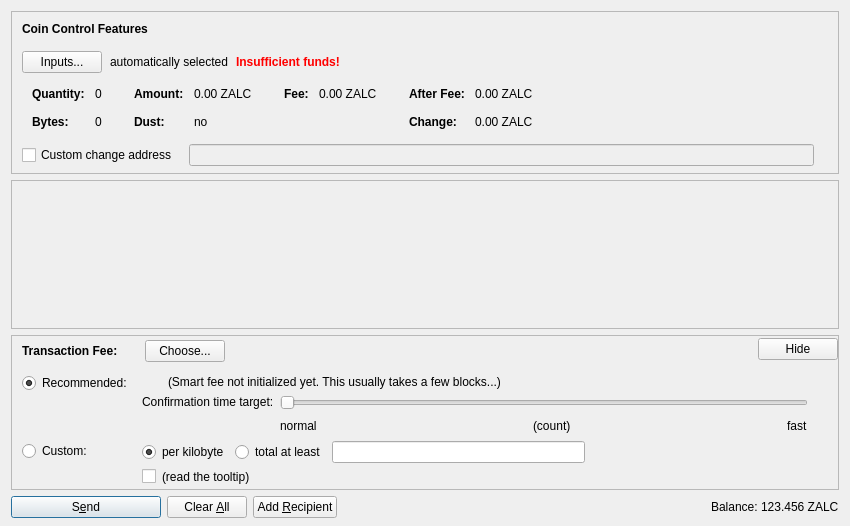
<?xml version="1.0" encoding="UTF-8"?>
<ui version="4.0">
 <class>SendCoinsDialog</class>
 <widget class="QDialog" name="SendCoinsDialog">
  <property name="geometry">
   <rect>
    <x>0</x>
    <y>0</y>
    <width>850</width>
    <height>526</height>
   </rect>
  </property>
  <property name="windowTitle">
   <string>Send Coins</string>
  </property>
  <layout class="QVBoxLayout" name="verticalLayout" stretch="0,1,0,0">
   <property name="bottomMargin">
    <number>8</number>
   </property>
   <item>
    <widget class="QFrame" name="frameCoinControl">
     <property name="sizePolicy">
      <sizepolicy hsizetype="Expanding" vsizetype="Expanding">
       <horstretch>0</horstretch>
       <verstretch>0</verstretch>
      </sizepolicy>
     </property>
     <property name="maximumSize">
      <size>
       <width>16777215</width>
       <height>16777215</height>
      </size>
     </property>
     <property name="frameShape">
      <enum>QFrame::StyledPanel</enum>
     </property>
     <property name="frameShadow">
      <enum>QFrame::Sunken</enum>
     </property>
     <layout class="QVBoxLayout" name="verticalLayoutCoinControl2">
      <property name="spacing">
       <number>0</number>
      </property>
      <property name="leftMargin">
       <number>0</number>
      </property>
      <property name="topMargin">
       <number>0</number>
      </property>
      <property name="rightMargin">
       <number>0</number>
      </property>
      <property name="bottomMargin">
       <number>6</number>
      </property>
      <item>
       <layout class="QVBoxLayout" name="verticalLayoutCoinControl" stretch="0,0,0,0,1">
        <property name="spacing">
         <number>0</number>
        </property>
        <property name="leftMargin">
         <number>10</number>
        </property>
        <property name="topMargin">
         <number>10</number>
        </property>
        <item>
         <layout class="QHBoxLayout" name="horizontalLayoutCoinControl1">
          <property name="bottomMargin">
           <number>15</number>
          </property>
          <item>
           <widget class="QLabel" name="labelCoinControlFeatures">
            <property name="sizePolicy">
             <sizepolicy hsizetype="Preferred" vsizetype="Maximum">
              <horstretch>0</horstretch>
              <verstretch>0</verstretch>
             </sizepolicy>
            </property>
            <property name="font">
             <font>
              <weight>75</weight>
              <bold>true</bold>
             </font>
            </property>
            <property name="styleSheet">
             <string notr="true">font-weight:bold;</string>
            </property>
            <property name="text">
             <string>Coin Control Features</string>
            </property>
           </widget>
          </item>
         </layout>
        </item>
        <item>
         <layout class="QHBoxLayout" name="horizontalLayoutCoinControl2" stretch="0,0,0,0">
          <property name="spacing">
           <number>8</number>
          </property>
          <property name="bottomMargin">
           <number>10</number>
          </property>
          <item>
           <widget class="QPushButton" name="pushButtonCoinControl">
            <property name="styleSheet">
             <string notr="true"/>
            </property>
            <property name="text">
             <string>Inputs...</string>
            </property>
            <property name="autoDefault">
             <bool>false</bool>
            </property>
           </widget>
          </item>
          <item>
           <widget class="QLabel" name="labelCoinControlAutomaticallySelected">
            <property name="text">
             <string>automatically selected</string>
            </property>
            <property name="margin">
             <number>5</number>
            </property>
           </widget>
          </item>
          <item>
           <widget class="QLabel" name="labelCoinControlInsuffFunds">
            <property name="font">
             <font>
              <weight>75</weight>
              <bold>true</bold>
             </font>
            </property>
            <property name="styleSheet">
             <string notr="true">color:red;font-weight:bold;</string>
            </property>
            <property name="text">
             <string>Insufficient funds!</string>
            </property>
            <property name="margin">
             <number>5</number>
            </property>
           </widget>
          </item>
          <item>
           <spacer name="horizontalSpacerCoinControl">
            <property name="orientation">
             <enum>Qt::Horizontal</enum>
            </property>
            <property name="sizeHint" stdset="0">
             <size>
              <width>40</width>
              <height>1</height>
             </size>
            </property>
           </spacer>
          </item>
         </layout>
        </item>
        <item>
         <widget class="QWidget" name="widgetCoinControl" native="true">
          <property name="sizePolicy">
           <sizepolicy hsizetype="Preferred" vsizetype="Preferred">
            <horstretch>0</horstretch>
            <verstretch>0</verstretch>
           </sizepolicy>
          </property>
          <property name="minimumSize">
           <size>
            <width>0</width>
            <height>0</height>
           </size>
          </property>
          <property name="styleSheet">
           <string notr="true"/>
          </property>
          <layout class="QHBoxLayout" name="horizontalLayoutCoinControl5">
           <property name="leftMargin">
            <number>0</number>
           </property>
           <property name="topMargin">
            <number>0</number>
           </property>
           <property name="rightMargin">
            <number>0</number>
           </property>
           <property name="bottomMargin">
            <number>0</number>
           </property>
           <item>
            <layout class="QHBoxLayout" name="horizontalLayoutCoinControl3" stretch="0,0,0,1">
             <property name="spacing">
              <number>20</number>
             </property>
             <property name="topMargin">
              <number>0</number>
             </property>
             <property name="bottomMargin">
              <number>10</number>
             </property>
             <item>
              <layout class="QFormLayout" name="formLayoutCoinControl1">
               <property name="horizontalSpacing">
                <number>10</number>
               </property>
               <property name="verticalSpacing">
                <number>14</number>
               </property>
               <property name="leftMargin">
                <number>10</number>
               </property>
               <property name="topMargin">
                <number>4</number>
               </property>
               <property name="rightMargin">
                <number>6</number>
               </property>
               <item row="0" column="0">
                <widget class="QLabel" name="labelCoinControlQuantityText">
                 <property name="font">
                  <font>
                   <weight>75</weight>
                   <bold>true</bold>
                  </font>
                 </property>
                 <property name="text">
                  <string>Quantity:</string>
                 </property>
                 <property name="margin">
                  <number>0</number>
                 </property>
                </widget>
               </item>
               <item row="0" column="1">
                <widget class="QLabel" name="labelCoinControlQuantity">
                 <property name="cursor">
                  <cursorShape>IBeamCursor</cursorShape>
                 </property>
                 <property name="contextMenuPolicy">
                  <enum>Qt::ActionsContextMenu</enum>
                 </property>
                 <property name="text">
                  <string notr="true">0</string>
                 </property>
                 <property name="margin">
                  <number>0</number>
                 </property>
                 <property name="textInteractionFlags">
                  <set>Qt::LinksAccessibleByMouse|Qt::TextSelectableByKeyboard|Qt::TextSelectableByMouse</set>
                 </property>
                </widget>
               </item>
               <item row="1" column="0">
                <widget class="QLabel" name="labelCoinControlBytesText">
                 <property name="font">
                  <font>
                   <weight>75</weight>
                   <bold>true</bold>
                  </font>
                 </property>
                 <property name="text">
                  <string>Bytes:</string>
                 </property>
                </widget>
               </item>
               <item row="1" column="1">
                <widget class="QLabel" name="labelCoinControlBytes">
                 <property name="cursor">
                  <cursorShape>IBeamCursor</cursorShape>
                 </property>
                 <property name="contextMenuPolicy">
                  <enum>Qt::ActionsContextMenu</enum>
                 </property>
                 <property name="text">
                  <string notr="true">0</string>
                 </property>
                 <property name="textInteractionFlags">
                  <set>Qt::LinksAccessibleByMouse|Qt::TextSelectableByKeyboard|Qt::TextSelectableByMouse</set>
                 </property>
                </widget>
               </item>
              </layout>
             </item>
             <item>
              <layout class="QFormLayout" name="formLayoutCoinControl2">
               <property name="horizontalSpacing">
                <number>10</number>
               </property>
               <property name="verticalSpacing">
                <number>14</number>
               </property>
               <property name="leftMargin">
                <number>6</number>
               </property>
               <property name="topMargin">
                <number>4</number>
               </property>
               <property name="rightMargin">
                <number>6</number>
               </property>
               <item row="0" column="0">
                <widget class="QLabel" name="labelCoinControlAmountText">
                 <property name="font">
                  <font>
                   <weight>75</weight>
                   <bold>true</bold>
                  </font>
                 </property>
                 <property name="text">
                  <string>Amount:</string>
                 </property>
                 <property name="margin">
                  <number>0</number>
                 </property>
                </widget>
               </item>
               <item row="0" column="1">
                <widget class="QLabel" name="labelCoinControlAmount">
                 <property name="cursor">
                  <cursorShape>IBeamCursor</cursorShape>
                 </property>
                 <property name="contextMenuPolicy">
                  <enum>Qt::ActionsContextMenu</enum>
                 </property>
                 <property name="text">
                  <string notr="true">0.00 ZALC</string>
                 </property>
                 <property name="textInteractionFlags">
                  <set>Qt::LinksAccessibleByMouse|Qt::TextSelectableByKeyboard|Qt::TextSelectableByMouse</set>
                 </property>
                </widget>
               </item>
               <item row="1" column="0">
                <widget class="QLabel" name="labelCoinControlLowOutputText">
                 <property name="font">
                  <font>
                   <weight>75</weight>
                   <bold>true</bold>
                  </font>
                 </property>
                 <property name="text">
                  <string>Dust:</string>
                 </property>
                </widget>
               </item>
               <item row="1" column="1">
                <widget class="QLabel" name="labelCoinControlLowOutput">
                 <property name="cursor">
                  <cursorShape>IBeamCursor</cursorShape>
                 </property>
                 <property name="contextMenuPolicy">
                  <enum>Qt::ActionsContextMenu</enum>
                 </property>
                 <property name="text">
                  <string notr="true">no</string>
                 </property>
                 <property name="textInteractionFlags">
                  <set>Qt::LinksAccessibleByMouse|Qt::TextSelectableByKeyboard|Qt::TextSelectableByMouse</set>
                 </property>
                </widget>
               </item>
              </layout>
             </item>
             <item>
              <layout class="QFormLayout" name="formLayoutCoinControl3">
               <property name="horizontalSpacing">
                <number>10</number>
               </property>
               <property name="verticalSpacing">
                <number>14</number>
               </property>
               <property name="leftMargin">
                <number>6</number>
               </property>
               <property name="topMargin">
                <number>4</number>
               </property>
               <property name="rightMargin">
                <number>6</number>
               </property>
               <item row="0" column="0">
                <widget class="QLabel" name="labelCoinControlFeeText">
                 <property name="font">
                  <font>
                   <weight>75</weight>
                   <bold>true</bold>
                  </font>
                 </property>
                 <property name="text">
                  <string>Fee:</string>
                 </property>
                 <property name="margin">
                  <number>0</number>
                 </property>
                </widget>
               </item>
               <item row="0" column="1">
                <widget class="QLabel" name="labelCoinControlFee">
                 <property name="cursor">
                  <cursorShape>IBeamCursor</cursorShape>
                 </property>
                 <property name="contextMenuPolicy">
                  <enum>Qt::ActionsContextMenu</enum>
                 </property>
                 <property name="text">
                  <string notr="true">0.00 ZALC</string>
                 </property>
                 <property name="textInteractionFlags">
                  <set>Qt::LinksAccessibleByMouse|Qt::TextSelectableByKeyboard|Qt::TextSelectableByMouse</set>
                 </property>
                </widget>
               </item>
              </layout>
             </item>
             <item>
              <layout class="QFormLayout" name="formLayoutCoinControl4">
               <property name="horizontalSpacing">
                <number>10</number>
               </property>
               <property name="verticalSpacing">
                <number>14</number>
               </property>
               <property name="leftMargin">
                <number>6</number>
               </property>
               <property name="topMargin">
                <number>4</number>
               </property>
               <property name="rightMargin">
                <number>6</number>
               </property>
               <item row="0" column="0">
                <widget class="QLabel" name="labelCoinControlAfterFeeText">
                 <property name="font">
                  <font>
                   <weight>75</weight>
                   <bold>true</bold>
                  </font>
                 </property>
                 <property name="text">
                  <string>After Fee:</string>
                 </property>
                 <property name="margin">
                  <number>0</number>
                 </property>
                </widget>
               </item>
               <item row="0" column="1">
                <widget class="QLabel" name="labelCoinControlAfterFee">
                 <property name="cursor">
                  <cursorShape>IBeamCursor</cursorShape>
                 </property>
                 <property name="contextMenuPolicy">
                  <enum>Qt::ActionsContextMenu</enum>
                 </property>
                 <property name="text">
                  <string notr="true">0.00 ZALC</string>
                 </property>
                 <property name="textInteractionFlags">
                  <set>Qt::LinksAccessibleByMouse|Qt::TextSelectableByKeyboard|Qt::TextSelectableByMouse</set>
                 </property>
                </widget>
               </item>
               <item row="1" column="0">
                <widget class="QLabel" name="labelCoinControlChangeText">
                 <property name="font">
                  <font>
                   <weight>75</weight>
                   <bold>true</bold>
                  </font>
                 </property>
                 <property name="text">
                  <string>Change:</string>
                 </property>
                </widget>
               </item>
               <item row="1" column="1">
                <widget class="QLabel" name="labelCoinControlChange">
                 <property name="cursor">
                  <cursorShape>IBeamCursor</cursorShape>
                 </property>
                 <property name="contextMenuPolicy">
                  <enum>Qt::ActionsContextMenu</enum>
                 </property>
                 <property name="text">
                  <string notr="true">0.00 ZALC</string>
                 </property>
                 <property name="textInteractionFlags">
                  <set>Qt::LinksAccessibleByMouse|Qt::TextSelectableByKeyboard|Qt::TextSelectableByMouse</set>
                 </property>
                </widget>
               </item>
              </layout>
             </item>
            </layout>
           </item>
          </layout>
         </widget>
        </item>
        <item>
         <layout class="QHBoxLayout" name="horizontalLayoutCoinControl4" stretch="0,0,0">
          <property name="spacing">
           <number>12</number>
          </property>
          <property name="sizeConstraint">
           <enum>QLayout::SetDefaultConstraint</enum>
          </property>
          <property name="topMargin">
           <number>5</number>
          </property>
          <property name="rightMargin">
           <number>5</number>
          </property>
          <item>
           <widget class="QCheckBox" name="checkBoxCoinControlChange">
            <property name="toolTip">
             <string>If this is activated, but the change address is empty or invalid, change will be sent to a newly generated address.</string>
            </property>
            <property name="text">
             <string>Custom change address</string>
            </property>
           </widget>
          </item>
          <item>
           <widget class="QValidatedLineEdit" name="lineEditCoinControlChange">
            <property name="enabled">
             <bool>false</bool>
            </property>
            <property name="sizePolicy">
             <sizepolicy hsizetype="Expanding" vsizetype="Fixed">
              <horstretch>0</horstretch>
              <verstretch>0</verstretch>
             </sizepolicy>
            </property>
           </widget>
          </item>
          <item>
           <widget class="QLabel" name="labelCoinControlChangeLabel">
            <property name="sizePolicy">
             <sizepolicy hsizetype="Preferred" vsizetype="Expanding">
              <horstretch>0</horstretch>
              <verstretch>0</verstretch>
             </sizepolicy>
            </property>
            <property name="minimumSize">
             <size>
              <width>0</width>
              <height>0</height>
             </size>
            </property>
            <property name="text">
             <string/>
            </property>
            <property name="margin">
             <number>3</number>
            </property>
           </widget>
          </item>
         </layout>
        </item>
        <item>
         <spacer name="verticalSpacerCoinControl">
          <property name="orientation">
           <enum>Qt::Vertical</enum>
          </property>
          <property name="sizeHint" stdset="0">
           <size>
            <width>800</width>
            <height>1</height>
           </size>
          </property>
         </spacer>
        </item>
       </layout>
      </item>
     </layout>
    </widget>
   </item>
   <item>
    <widget class="QScrollArea" name="scrollArea">
     <property name="widgetResizable">
      <bool>true</bool>
     </property>
     <widget class="QWidget" name="scrollAreaWidgetContents">
      <property name="geometry">
       <rect>
        <x>0</x>
        <y>0</y>
        <width>830</width>
        <height>104</height>
       </rect>
      </property>
      <layout class="QVBoxLayout" name="verticalLayout_2" stretch="0,1">
       <property name="leftMargin">
        <number>0</number>
       </property>
       <property name="topMargin">
        <number>0</number>
       </property>
       <property name="rightMargin">
        <number>0</number>
       </property>
       <property name="bottomMargin">
        <number>0</number>
       </property>
       <item>
        <layout class="QVBoxLayout" name="entries">
         <property name="spacing">
          <number>6</number>
         </property>
        </layout>
       </item>
       <item>
        <spacer name="verticalSpacer">
         <property name="orientation">
          <enum>Qt::Vertical</enum>
         </property>
         <property name="sizeHint" stdset="0">
          <size>
           <width>20</width>
           <height>40</height>
          </size>
         </property>
        </spacer>
       </item>
      </layout>
     </widget>
    </widget>
   </item>
   <item>
    <widget class="QFrame" name="frameFee">
     <property name="sizePolicy">
      <sizepolicy hsizetype="Expanding" vsizetype="Expanding">
       <horstretch>0</horstretch>
       <verstretch>0</verstretch>
      </sizepolicy>
     </property>
     <property name="maximumSize">
      <size>
       <width>16777215</width>
       <height>16777215</height>
      </size>
     </property>
     <property name="frameShape">
      <enum>QFrame::StyledPanel</enum>
     </property>
     <property name="frameShadow">
      <enum>QFrame::Sunken</enum>
     </property>
     <layout class="QVBoxLayout" name="verticalLayoutFee1">
      <property name="spacing">
       <number>0</number>
      </property>
      <property name="leftMargin">
       <number>0</number>
      </property>
      <property name="topMargin">
       <number>0</number>
      </property>
      <property name="rightMargin">
       <number>0</number>
      </property>
      <property name="bottomMargin">
       <number>0</number>
      </property>
      <item>
       <layout class="QVBoxLayout" name="verticalLayoutFee2" stretch="0,0,0">
        <property name="spacing">
         <number>0</number>
        </property>
        <property name="leftMargin">
         <number>10</number>
        </property>
        <property name="topMargin">
         <number>0</number>
        </property>
        <item>
         <layout class="QHBoxLayout" name="horizontalLayoutFee1">
          <property name="bottomMargin">
           <number>0</number>
          </property>
          <item>
           <layout class="QVBoxLayout" name="verticalLayoutFee7">
            <property name="spacing">
             <number>0</number>
            </property>
            <item>
             <spacer name="verticalSpacerSmartFee">
              <property name="orientation">
               <enum>Qt::Vertical</enum>
              </property>
              <property name="sizeType">
               <enum>QSizePolicy::Fixed</enum>
              </property>
              <property name="sizeHint" stdset="0">
               <size>
                <width>1</width>
                <height>4</height>
               </size>
              </property>
             </spacer>
            </item>
            <item>
             <layout class="QHBoxLayout" name="horizontalLayoutSmartFee">
              <property name="spacing">
               <number>10</number>
              </property>
              <item>
               <widget class="QLabel" name="labelFeeHeadline">
                <property name="sizePolicy">
                 <sizepolicy hsizetype="Preferred" vsizetype="Maximum">
                  <horstretch>0</horstretch>
                  <verstretch>0</verstretch>
                 </sizepolicy>
                </property>
                <property name="font">
                 <font>
                  <weight>75</weight>
                  <bold>true</bold>
                 </font>
                </property>
                <property name="styleSheet">
                 <string notr="true">font-weight:bold;</string>
                </property>
                <property name="text">
                 <string>Transaction Fee:</string>
                </property>
               </widget>
              </item>
              <item>
               <widget class="QLabel" name="labelFeeMinimized">
                <property name="text">
                 <string/>
                </property>
               </widget>
              </item>
              <item>
               <widget class="QPushButton" name="buttonChooseFee">
                <property name="text">
                 <string>Choose...</string>
                </property>
               </widget>
              </item>
             </layout>
            </item>
            <item>
             <spacer name="verticalSpacer_5">
              <property name="orientation">
               <enum>Qt::Vertical</enum>
              </property>
              <property name="sizeHint" stdset="0">
               <size>
                <width>1</width>
                <height>1</height>
               </size>
              </property>
             </spacer>
            </item>
           </layout>
          </item>
          <item>
           <spacer name="horizontalSpacer_4">
            <property name="orientation">
             <enum>Qt::Horizontal</enum>
            </property>
            <property name="sizeHint" stdset="0">
             <size>
              <width>40</width>
              <height>20</height>
             </size>
            </property>
           </spacer>
          </item>
          <item>
           <widget class="QPushButton" name="buttonMinimizeFee">
            <property name="toolTip">
             <string>collapse fee-settings</string>
            </property>
            <property name="text">
             <string>Hide</string>
            </property>
           </widget>
          </item>
         </layout>
        </item>
        <item>
         <widget class="QFrame" name="frameFeeSelection">
          <layout class="QVBoxLayout" name="verticalLayoutFee12">
           <property name="spacing">
            <number>0</number>
           </property>
           <property name="leftMargin">
            <number>0</number>
           </property>
           <property name="topMargin">
            <number>0</number>
           </property>
           <property name="rightMargin">
            <number>0</number>
           </property>
           <property name="bottomMargin">
            <number>0</number>
           </property>
           <item>
            <layout class="QGridLayout" name="gridLayoutFee">
             <property name="topMargin">
              <number>10</number>
             </property>
             <property name="bottomMargin">
              <number>4</number>
             </property>
             <property name="horizontalSpacing">
              <number>10</number>
             </property>
             <property name="verticalSpacing">
              <number>4</number>
             </property>
             <item row="1" column="1">
              <layout class="QVBoxLayout" name="verticalLayoutFee8">
               <property name="spacing">
                <number>6</number>
               </property>
               <item>
                <layout class="QHBoxLayout" name="horizontalLayoutFee13">
                 <item>
                  <widget class="QRadioButton" name="radioCustomPerKilobyte">
                   <property name="toolTip">
                    <string>If the custom fee is set to 1000 satoshis and the transaction is only 250 bytes, then &quot;per kilobyte&quot; only pays 250 satoshis in fee, while &quot;total at least&quot; pays 1000 satoshis. For transactions bigger than a kilobyte both pay by kilobyte.</string>
                   </property>
                   <property name="text">
                    <string>per kilobyte</string>
                   </property>
                   <property name="checked">
                    <bool>true</bool>
                   </property>
                   <attribute name="buttonGroup">
                    <string notr="true">groupCustomFee</string>
                   </attribute>
                  </widget>
                 </item>
                 <item>
                  <widget class="QRadioButton" name="radioCustomAtLeast">
                   <property name="toolTip">
                    <string>If the custom fee is set to 1000 satoshis and the transaction is only 250 bytes, then &quot;per kilobyte&quot; only pays 250 satoshis in fee, while &quot;total at least&quot; pays 1000 satoshis. For transactions bigger than a kilobyte both pay by kilobyte.</string>
                   </property>
                   <property name="text">
                    <string>total at least</string>
                   </property>
                   <attribute name="buttonGroup">
                    <string notr="true">groupCustomFee</string>
                   </attribute>
                  </widget>
                 </item>
                 <item>
                  <widget class="BitcoinAmountField" name="customFee"/>
                 </item>
                 <item>
                  <spacer name="horizontalSpacer_6">
                   <property name="orientation">
                    <enum>Qt::Horizontal</enum>
                   </property>
                   <property name="sizeHint" stdset="0">
                    <size>
                     <width>1</width>
                     <height>1</height>
                    </size>
                   </property>
                  </spacer>
                 </item>
                </layout>
               </item>
               <item>
                <layout class="QHBoxLayout" name="horizontalLayoutFee8">
                 <item>
                  <widget class="QCheckBox" name="checkBoxMinimumFee">
                   <property name="toolTip">
                    <string>Paying only the minimum fee is just fine as long as there is less transaction volume than space in the blocks. But be aware that this can end up in a never confirming transaction once there is more demand for zalcchain transactions than the network can process.</string>
                   </property>
                   <property name="text">
                    <string/>
                   </property>
                  </widget>
                 </item>
                 <item>
                  <widget class="QLabel" name="labelMinFeeWarning">
                   <property name="enabled">
                    <bool>true</bool>
                   </property>
                   <property name="toolTip">
                    <string>Paying only the minimum fee is just fine as long as there is less transaction volume than space in the blocks. But be aware that this can end up in a never confirming transaction once there is more demand for zalcchain transactions than the network can process.</string>
                   </property>
                   <property name="text">
                    <string>(read the tooltip)</string>
                   </property>
                   <property name="margin">
                    <number>5</number>
                   </property>
                  </widget>
                 </item>
                 <item>
                  <spacer name="horizontalSpacer_2">
                   <property name="orientation">
                    <enum>Qt::Horizontal</enum>
                   </property>
                   <property name="sizeHint" stdset="0">
                    <size>
                     <width>1</width>
                     <height>1</height>
                    </size>
                   </property>
                  </spacer>
                 </item>
                </layout>
               </item>
              </layout>
             </item>
             <item row="0" column="0">
              <layout class="QVBoxLayout" name="verticalLayoutFee4" stretch="0,1">
               <item>
                <widget class="QRadioButton" name="radioSmartFee">
                 <property name="text">
                  <string>Recommended:</string>
                 </property>
                 <property name="checked">
                  <bool>true</bool>
                 </property>
                 <attribute name="buttonGroup">
                  <string notr="true">groupFee</string>
                 </attribute>
                </widget>
               </item>
               <item>
                <spacer name="verticalSpacer_2">
                 <property name="orientation">
                  <enum>Qt::Vertical</enum>
                 </property>
                 <property name="sizeHint" stdset="0">
                  <size>
                   <width>1</width>
                   <height>1</height>
                  </size>
                 </property>
                </spacer>
               </item>
              </layout>
             </item>
             <item row="1" column="0">
              <layout class="QVBoxLayout" name="verticalLayoutFee9" stretch="0,1">
               <item>
                <widget class="QRadioButton" name="radioCustomFee">
                 <property name="text">
                  <string>Custom:</string>
                 </property>
                 <attribute name="buttonGroup">
                  <string notr="true">groupFee</string>
                 </attribute>
                </widget>
               </item>
               <item>
                <spacer name="verticalSpacer_6">
                 <property name="orientation">
                  <enum>Qt::Vertical</enum>
                 </property>
                 <property name="sizeHint" stdset="0">
                  <size>
                   <width>1</width>
                   <height>1</height>
                  </size>
                 </property>
                </spacer>
               </item>
              </layout>
             </item>
             <item row="0" column="1">
              <layout class="QVBoxLayout" name="verticalLayoutFee3" stretch="0,0,1">
               <property name="spacing">
                <number>6</number>
               </property>
               <property name="topMargin">
                <number>2</number>
               </property>
               <item>
                <layout class="QHBoxLayout" name="horizontalLayoutFee12">
                 <item>
                  <widget class="QLabel" name="labelSmartFee">
                   <property name="text">
                    <string/>
                   </property>
                   <property name="margin">
                    <number>2</number>
                   </property>
                  </widget>
                 </item>
                 <item>
                  <widget class="QLabel" name="labelFeeEstimation">
                   <property name="text">
                    <string/>
                   </property>
                  </widget>
                 </item>
                 <item>
                  <widget class="QLabel" name="labelSmartFee2">
                   <property name="text">
                    <string>(Smart fee not initialized yet. This usually takes a few blocks...)</string>
                   </property>
                   <property name="margin">
                    <number>2</number>
                   </property>
                  </widget>
                 </item>
                 <item>
                  <spacer name="horizontalSpacer_5">
                   <property name="orientation">
                    <enum>Qt::Horizontal</enum>
                   </property>
                   <property name="sizeHint" stdset="0">
                    <size>
                     <width>1</width>
                     <height>1</height>
                    </size>
                   </property>
                  </spacer>
                 </item>
                </layout>
               </item>
               <item>
                <layout class="QHBoxLayout" name="horizontalLayoutFee9">
                 <item>
                  <layout class="QVBoxLayout" name="verticalLayoutFee6">
                   <item>
                    <widget class="QLabel" name="labelSmartFee3">
                     <property name="text">
                      <string>Confirmation time target:</string>
                     </property>
                     <property name="margin">
                      <number>2</number>
                     </property>
                    </widget>
                   </item>
                   <item>
                    <spacer name="verticalSpacer_3">
                     <property name="orientation">
                      <enum>Qt::Vertical</enum>
                     </property>
                     <property name="sizeHint" stdset="0">
                      <size>
                       <width>1</width>
                       <height>1</height>
                      </size>
                     </property>
                    </spacer>
                   </item>
                  </layout>
                 </item>
                 <item>
                  <layout class="QVBoxLayout" name="verticalLayoutFee5">
                   <property name="rightMargin">
                    <number>30</number>
                   </property>
                   <item>
                    <widget class="QSlider" name="sliderSmartFee">
                     <property name="minimum">
                      <number>0</number>
                     </property>
                     <property name="maximum">
                      <number>23</number>
                     </property>
                     <property name="pageStep">
                      <number>1</number>
                     </property>
                     <property name="value">
                      <number>0</number>
                     </property>
                     <property name="orientation">
                      <enum>Qt::Horizontal</enum>
                     </property>
                     <property name="invertedAppearance">
                      <bool>false</bool>
                     </property>
                     <property name="invertedControls">
                      <bool>false</bool>
                     </property>
                     <property name="tickPosition">
                      <enum>QSlider::NoTicks</enum>
                     </property>
                    </widget>
                   </item>
                   <item>
                    <layout class="QHBoxLayout" name="horizontalLayoutFee10">
                     <item>
                      <widget class="QLabel" name="labelSmartFeeNormal">
                       <property name="text">
                        <string>normal</string>
                       </property>
                      </widget>
                     </item>
                     <item>
                      <spacer name="horizontalSpacer_7">
                       <property name="orientation">
                        <enum>Qt::Horizontal</enum>
                       </property>
                       <property name="sizeHint" stdset="0">
                        <size>
                         <width>40</width>
                         <height>20</height>
                        </size>
                       </property>
                      </spacer>
                     </item>
                     <item>
                      <widget class="QLabel" name="confirmationTargetLabel">
                       <property name="text">
                        <string notr="true">(count)</string>
                       </property>
                      </widget>
                     </item>
                     <item>
                      <spacer name="horizontalSpacer_3">
                       <property name="orientation">
                        <enum>Qt::Horizontal</enum>
                       </property>
                       <property name="sizeHint" stdset="0">
                        <size>
                         <width>40</width>
                         <height>20</height>
                        </size>
                       </property>
                      </spacer>
                     </item>
                     <item>
                      <widget class="QLabel" name="labelSmartFeeFast">
                       <property name="text">
                        <string>fast</string>
                       </property>
                      </widget>
                     </item>
                    </layout>
                   </item>
                  </layout>
                 </item>
                </layout>
               </item>
               <item>
                <spacer name="verticalSpacer_4">
                 <property name="orientation">
                  <enum>Qt::Vertical</enum>
                 </property>
                 <property name="sizeHint" stdset="0">
                  <size>
                   <width>1</width>
                   <height>1</height>
                  </size>
                 </property>
                </spacer>
               </item>
              </layout>
             </item>
            </layout>
           </item>
          </layout>
         </widget>
        </item>
        <item>
         <spacer name="verticalSpacerFee">
          <property name="orientation">
           <enum>Qt::Vertical</enum>
          </property>
          <property name="sizeHint" stdset="0">
           <size>
            <width>800</width>
            <height>1</height>
           </size>
          </property>
         </spacer>
        </item>
       </layout>
      </item>
     </layout>
    </widget>
   </item>
   <item>
    <layout class="QHBoxLayout" name="horizontalLayout">
     <item>
      <widget class="QPushButton" name="sendButton">
       <property name="minimumSize">
        <size>
         <width>150</width>
         <height>0</height>
        </size>
       </property>
       <property name="toolTip">
        <string>Confirm the send action</string>
       </property>
       <property name="text">
        <string>S&amp;end</string>
       </property>
       <property name="icon">
        <iconset resource="../bitcoin.qrc">
         <normaloff>:/icons/send</normaloff>:/icons/send</iconset>
       </property>
       <property name="autoDefault">
        <bool>false</bool>
       </property>
       <property name="default">
        <bool>true</bool>
       </property>
      </widget>
     </item>
     <item>
      <widget class="QPushButton" name="clearButton">
       <property name="sizePolicy">
        <sizepolicy hsizetype="Minimum" vsizetype="Fixed">
         <horstretch>0</horstretch>
         <verstretch>0</verstretch>
        </sizepolicy>
       </property>
       <property name="toolTip">
        <string>Clear all fields of the form.</string>
       </property>
       <property name="text">
        <string>Clear &amp;All</string>
       </property>
       <property name="icon">
        <iconset resource="../bitcoin.qrc">
         <normaloff>:/icons/remove</normaloff>:/icons/remove</iconset>
       </property>
       <property name="autoDefault">
        <bool>false</bool>
       </property>
      </widget>
     </item>
     <item>
      <widget class="QPushButton" name="addButton">
       <property name="toolTip">
        <string>Send to multiple recipients at once</string>
       </property>
       <property name="text">
        <string>Add &amp;Recipient</string>
       </property>
       <property name="icon">
        <iconset resource="../bitcoin.qrc">
         <normaloff>:/icons/add</normaloff>:/icons/add</iconset>
       </property>
       <property name="autoDefault">
        <bool>false</bool>
       </property>
      </widget>
     </item>
     <item>
      <spacer name="horizontalSpacer">
       <property name="orientation">
        <enum>Qt::Horizontal</enum>
       </property>
       <property name="sizeHint" stdset="0">
        <size>
         <width>40</width>
         <height>20</height>
        </size>
       </property>
      </spacer>
     </item>
     <item>
      <layout class="QHBoxLayout" name="horizontalLayout_2">
       <property name="spacing">
        <number>3</number>
       </property>
       <item>
        <widget class="QLabel" name="label">
         <property name="sizePolicy">
          <sizepolicy hsizetype="Preferred" vsizetype="Fixed">
           <horstretch>0</horstretch>
           <verstretch>0</verstretch>
          </sizepolicy>
         </property>
         <property name="text">
          <string>Balance:</string>
         </property>
        </widget>
       </item>
       <item>
        <widget class="QLabel" name="labelBalance">
         <property name="sizePolicy">
          <sizepolicy hsizetype="Preferred" vsizetype="Fixed">
           <horstretch>0</horstretch>
           <verstretch>0</verstretch>
          </sizepolicy>
         </property>
         <property name="cursor">
          <cursorShape>IBeamCursor</cursorShape>
         </property>
         <property name="text">
          <string notr="true">123.456 ZALC</string>
         </property>
         <property name="textInteractionFlags">
          <set>Qt::LinksAccessibleByMouse|Qt::TextSelectableByKeyboard|Qt::TextSelectableByMouse</set>
         </property>
        </widget>
       </item>
      </layout>
     </item>
    </layout>
   </item>
  </layout>
 </widget>
 <customwidgets>
  <customwidget>
   <class>QValidatedLineEdit</class>
   <extends>QLineEdit</extends>
   <header>qvalidatedlineedit.h</header>
  </customwidget>
  <customwidget>
   <class>BitcoinAmountField</class>
   <extends>QLineEdit</extends>
   <header>bitcoinamountfield.h</header>
   <container>1</container>
  </customwidget>
 </customwidgets>
 <resources>
  <include location="../bitcoin.qrc"/>
 </resources>
 <connections/>
 <buttongroups>
  <buttongroup name="groupFee"/>
  <buttongroup name="groupCustomFee"/>
 </buttongroups>
</ui>
